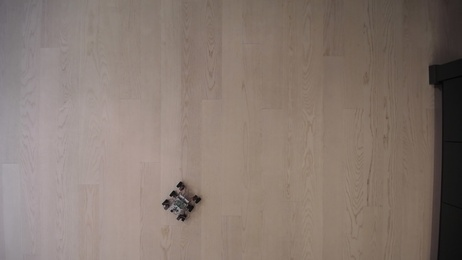
#> input picture src/webcam/normalImg/monday_17_cl151710.jpg, 462 x 260 px, shrunk from 1920 x 1080 before the run, found by its file name
$ python feat_det2.py
#> lines starting #> are read from the running program, lines starting #| are printed output that depends on the picture
import cv2
import numpy as np

# Read the main image and the template
main_image = cv2.imread('monday_17_cl151710.jpg', 0)
#> main_image: shape (260, 462); min 3, max 168, mean 124.8
template = cv2.imread('IMG_8793.jpg', 0)
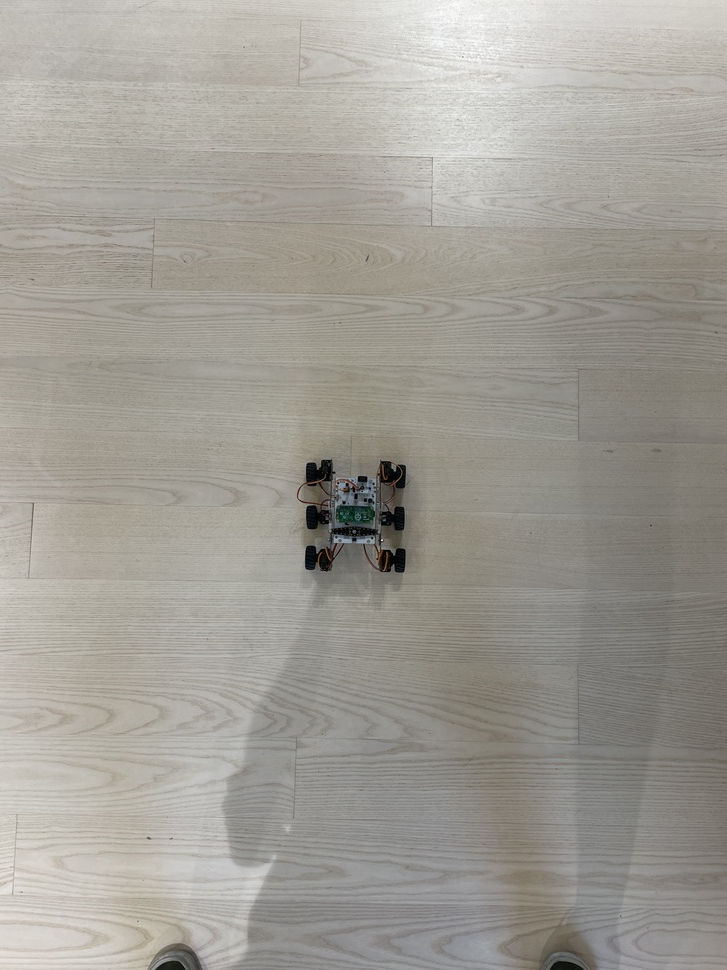
#> input picture src/webcam/normalImg/IMG_8793.jpg, 727 x 970 px, shrunk from 3024 x 4032 before the run, found by its file name
#> template: shape (970, 727); min 0, max 255, mean 157.1

# Apply template matching
result = cv2.matchTemplate(main_image, template, cv2.TM_CCOEFF_NORMED)
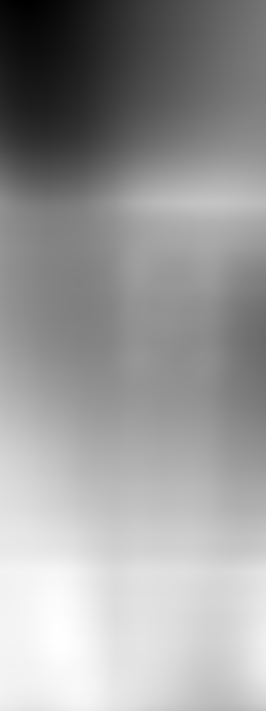
#> result: shape (711, 266) float32; min -0.59, max 0.681, mean 0.18; drawn with min black and max white
_, max_val, _, max_loc = cv2.minMaxLoc(result)
#> max_val = 0.681; max_loc = (59, 641)

# Get the matched template's position
top_left = max_loc
#> top_left = (59, 641)
h, w = template.shape[:2]
#> h = 970; w = 727
bottom_right = (top_left[0] + w, top_left[1] + h)
#> bottom_right = (786, 1611)

# Calculate the rotation angle
matched_region = main_image[top_left[1]:bottom_right[1], top_left[0]:bottom_right[0]]
#> matched_region = empty array
moments = cv2.moments(matched_region)
#> moments = moments, m00 0
angle = 0.5 * np.arctan2(2 * moments['mu11'], moments['mu20'] - moments['mu02']) * 180 / np.pi
#> angle = 0

# Draw a rectangle around the matched region
cv2.rectangle(main_image, top_left, bottom_right, 255, 2)

# Display the matched region and the rotation angle
cv2.imshow('Matched Region', matched_region)
print(f"Rotation angle: {angle} degrees")
#| Rotation angle: 0.0 degrees

cv2.imshow('Main Image', main_image)
cv2.waitKey(0)
cv2.destroyAllWindows()
